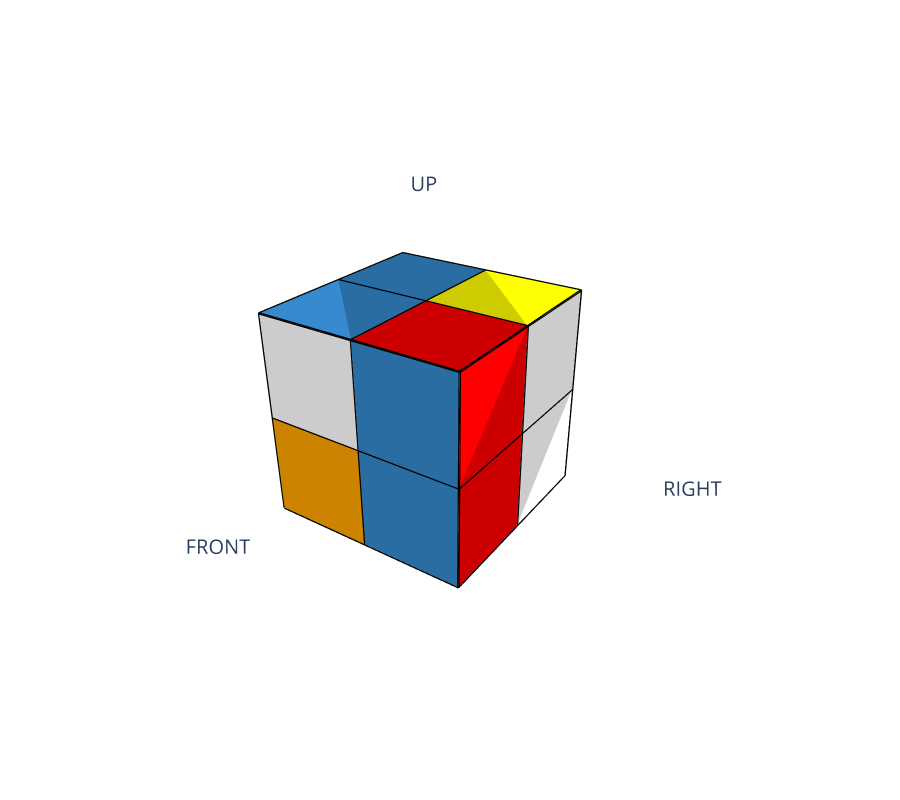

Notebook source saved alongside this figure:
### Code cell
def plot_cube_222(facelets=None):

    if facelets is None:

        facelets = [
            "A", "A", "A", "A",     # d1 down
            "B", "B", "B", "B",     # f0 front     
            "C", "C", "C", "C",     # r0 right
            "D", "D", "D", "D",     # f1 back
            "E", "E", "E", "E",     # r1 left
            "F", "F", "F", "F",     # d0 up
        ]

    vertices = [
        (0, 2, 0), (1, 2, 0), (2, 2, 0),  # 0, 1, 2
        (0, 1, 0), (1, 1, 0), (2, 1, 0),  # 3, 4, 5
        (0, 0, 0), (1, 0, 0), (2, 0, 0),  # 6, 7, 8

        (0, 0, 0), (1, 0, 0), (2, 0, 0),  # 9, 10, 11
        (0, 0, 1), (1, 0, 1), (2, 0, 1),  # 12, 13, 14
        (0, 0, 2), (1, 0, 2), (2, 0, 2),  # 15, 16, 17

        (2, 0, 0), (2, 1, 0), (2, 2, 0),  # 18, 19, 20
        (2, 0, 1), (2, 1, 1), (2, 2, 1),  # 21, 22, 23
        (2, 0, 2), (2, 1, 2), (2, 2, 2),  # 24, 25, 26

        (2, 2, 0), (1, 2, 0), (0, 2, 0),  # 27, 28, 29
        (2, 2, 1), (1, 2, 1), (0, 2, 1),  # 30, 31, 32
        (2, 2, 2), (1, 2, 2), (0, 2, 2),  # 33, 34, 35

        (0, 2, 0), (0, 1, 0), (0, 0, 0),  # 36, 37, 38
        (0, 2, 1), (0, 1, 1), (0, 0, 1),  # 39, 40, 41
        (0, 2, 2), (0, 1, 2), (0, 0, 2),  # 42, 43, 44

        (0, 2, 2), (1, 2, 2), (2, 2, 2),  # 45, 46, 47
        (0, 1, 2), (1, 1, 2), (2, 1, 2),  # 48, 49, 50
        (0, 0, 2), (1, 0, 2), (2, 0, 2),  # 51, 52, 53
    ]

    colors = {
        "A": "white",
        "B": "#3588cc",
        "C": "red",
        "D": "green",
        "E": "orange",
        "F": "yellow",
    }

    facelet_colors = [colors[facelet] for facelet in facelets]
    facecolor = []
    for f_color in facelet_colors:
        facecolor.extend([f_color, f_color])


    fig = go.Figure(data=[
        go.Mesh3d(
            x=[v[0] for v in vertices][0:9*6],
            y=[v[1] for v in vertices][0:9*6],
            z=[v[2] for v in vertices][0:9*6],
            i=reduce(lambda x, y: x.extend(y) or x, [[v+9*i for v in [0, 0, 1, 1, 3, 3, 4, 4]]for i in range(6)], []),
            j=reduce(lambda x, y: x.extend(y) or x, [[v+9*i for v in [1, 3, 2, 4, 4, 6, 5, 7]]for i in range(6)], []),
            k=reduce(lambda x, y: x.extend(y) or x, [[v+9*i for v in [4, 4, 5, 5, 7, 7, 8, 8]]for i in range(6)], []),
            facecolor=facecolor,
            opacity=1,
            hoverinfo='none'
        )
    ])

    lines_seq = [[0, 2, 2, 0, 0], [0, 0, 2, 2, 0]]

    for i in range(3):
        fig.add_trace(go.Scatter3d(
            x=lines_seq[0],
            y=lines_seq[1],
            z=[i]*5,
            mode="lines",
            line=dict(width=5, color="black"),
            hoverinfo='none'
        ))

        fig.add_trace(go.Scatter3d(
            x=lines_seq[1],
            y=[i]*5,
            z=lines_seq[0],
            mode="lines",
            line=dict(width=5, color="black"),
            hoverinfo='none'
        ))

        fig.add_trace(go.Scatter3d(
            x=[i]*5,
            y=lines_seq[1],
            z=lines_seq[0],
            mode="lines",
            line=dict(width=5, color="black"),
            hoverinfo='none'
        ))

    fig.add_trace(go.Scatter3d(
        x=[1, 1, 3.5], 
        y=[1, -1.5, 1], 
        z=[3, 1, 1], 
        mode='text', 
        text=["UP", "FRONT", "RIGHT"], 
        textposition="middle center", 
        textfont=dict(
            size=20,
        )
    ))

    fig.update_layout(
        showlegend=False,
        autosize=False,
        width=900,
        height=800,
        scene=dict(
            xaxis=dict(showgrid=False, zeroline=False, showticklabels=False, showbackground=False, title_text="", showspikes=False),
            yaxis=dict(showgrid=False, zeroline=False, showticklabels=False, showbackground=False, title_text="", showspikes=False),
            zaxis=dict(showgrid=False, zeroline=False, showticklabels=False, showbackground=False, title_text="", showspikes=False),
            camera=dict(
                eye=dict(x=0.8, y=-1.2, z=0.8)
            )
        )
    )

    fig.show()


# Solved cube
facelets1 = [
    "A", "A", "A", "A",     # d1 down
    "B", "B", "B", "B",     # f0 front
    "C", "C", "C", "C",     # r0 right
    "D", "D", "D", "D",     # f1 back
    "E", "E", "E", "E",     # r1 left
    "F", "F", "F", "F",     # d0 up
]

# Initial state #0
facelets2 = [
    "D", "E", "D", "A", 
    "E", "B", "A", "B", 
    "C", "A", "C", "A", 
    "D", "C", "D", "F", 
    "F", "F", "E", "E", 
    "B", "F", "B", "C",
]

plot_cube_222(facelets2)

### Figure 1 — Plotly figure (JSON) as saved in the notebook; plotly's stock layout.template omitted (floating-point values rounded to 4 significant figures)
{"data": [{"facecolor": ["green", "green", "orange", "orange", "green", "green", "white", "white", "orange", "orange", "#3588cc", "#3588cc", "white", "white", "#3588cc", "#3588cc", "red", "red", "white", "white", "red", "red", "white", "white", "green", "green", "red", "red", "green", "green", "yellow", "yellow", "yellow", "yellow", "yellow", "yellow", "orange", "orange", "orange", "orange", "#3588cc", "#3588cc", "yellow", "yellow", "#3588cc", "#3588cc", "red", "red"], "hoverinfo": "none", "i": [0, 0, 1, 1, 3, 3, 4, 4, 9, 9, 10, 10, 12, 12, 13, 13, 18, 18, 19, 19, 21, 21, 22, 22, 27, 27, 28, 28, 30, 30, 31, 31, 36, 36, 37, 37, 39, 39, 40, 40, 45, 45, 46, 46, 48, 48, 49, 49], "j": [1, 3, 2, 4, 4, 6, 5, 7, 10, 12, 11, 13, 13, 15, 14, 16, 19, 21, 20, 22, 22, 24, 23, 25, 28, 30, 29, 31, 31, 33, 32, 34, 37, 39, 38, 40, 40, 42, 41, 43, 46, 48, 47, 49, 49, 51, 50, 52], "k": [4, 4, 5, 5, 7, 7, 8, 8, 13, 13, 14, 14, 16, 16, 17, 17, 22, 22, 23, 23, 25, 25, 26, 26, 31, 31, 32, 32, 34, 34, 35, 35, 40, 40, 41, 41, 43, 43, 44, 44, 49, 49, 50, 50, 52, 52, 53, 53], "opacity": 1, "type": "mesh3d", "x": [0, 1, 2, 0, 1, 2, 0, 1, 2, 0, 1, 2, 0, 1, 2, 0, 1, 2, 2, 2, 2, 2, 2, 2, 2, 2, 2, 2, 1, 0, 2, 1, 0, 2, 1, 0, 0, 0, 0, 0, 0, 0, 0, 0, 0, 0, 1, 2, 0, 1, 2, 0, 1, 2], "y": [2, 2, 2, 1, 1, 1, 0, 0, 0, 0, 0, 0, 0, 0, 0, 0, 0, 0, 0, 1, 2, 0, 1, 2, 0, 1, 2, 2, 2, 2, 2, 2, 2, 2, 2, 2, 2, 1, 0, 2, 1, 0, 2, 1, 0, 2, 2, 2, 1, 1, 1, 0, 0, 0], "z": [0, 0, 0, 0, 0, 0, 0, 0, 0, 0, 0, 0, 1, 1, 1, 2, 2, 2, 0, 0, 0, 1, 1, 1, 2, 2, 2, 0, 0, 0, 1, 1, 1, 2, 2, 2, 0, 0, 0, 1, 1, 1, 2, 2, 2, 2, 2, 2, 2, 2, 2, 2, 2, 2]}, {"hoverinfo": "none", "line": {"color": "black", "width": 5}, "mode": "lines", "type": "scatter3d", "x": [0, 2, 2, 0, 0], "y": [0, 0, 2, 2, 0], "z": [0, 0, 0, 0, 0]}, {"hoverinfo": "none", "line": {"color": "black", "width": 5}, "mode": "lines", "type": "scatter3d", "x": [0, 0, 2, 2, 0], "y": [0, 0, 0, 0, 0], "z": [0, 2, 2, 0, 0]}, {"hoverinfo": "none", "line": {"color": "black", "width": 5}, "mode": "lines", "type": "scatter3d", "x": [0, 0, 0, 0, 0], "y": [0, 0, 2, 2, 0], "z": [0, 2, 2, 0, 0]}, {"hoverinfo": "none", "line": {"color": "black", "width": 5}, "mode": "lines", "type": "scatter3d", "x": [0, 2, 2, 0, 0], "y": [0, 0, 2, 2, 0], "z": [1, 1, 1, 1, 1]}, {"hoverinfo": "none", "line": {"color": "black", "width": 5}, "mode": "lines", "type": "scatter3d", "x": [0, 0, 2, 2, 0], "y": [1, 1, 1, 1, 1], "z": [0, 2, 2, 0, 0]}, {"hoverinfo": "none", "line": {"color": "black", "width": 5}, "mode": "lines", "type": "scatter3d", "x": [1, 1, 1, 1, 1], "y": [0, 0, 2, 2, 0], "z": [0, 2, 2, 0, 0]}, {"hoverinfo": "none", "line": {"color": "black", "width": 5}, "mode": "lines", "type": "scatter3d", "x": [0, 2, 2, 0, 0], "y": [0, 0, 2, 2, 0], "z": [2, 2, 2, 2, 2]}, {"hoverinfo": "none", "line": {"color": "black", "width": 5}, "mode": "lines", "type": "scatter3d", "x": [0, 0, 2, 2, 0], "y": [2, 2, 2, 2, 2], "z": [0, 2, 2, 0, 0]}, {"hoverinfo": "none", "line": {"color": "black", "width": 5}, "mode": "lines", "type": "scatter3d", "x": [2, 2, 2, 2, 2], "y": [0, 0, 2, 2, 0], "z": [0, 2, 2, 0, 0]}, {"mode": "text", "text": ["UP", "FRONT", "RIGHT"], "textfont": {"size": 20}, "textposition": "middle center", "type": "scatter3d", "x": [1, 1, 3.5], "y": [1, -1.5, 1], "z": [3, 1, 1]}], "layout": {"autosize": false, "height": 800, "scene": {"camera": {"eye": {"x": 0.8, "y": -1.2, "z": 0.8}}, "xaxis": {"showbackground": false, "showgrid": false, "showspikes": false, "showticklabels": false, "title": {"text": ""}, "zeroline": false}, "yaxis": {"showbackground": false, "showgrid": false, "showspikes": false, "showticklabels": false, "title": {"text": ""}, "zeroline": false}, "zaxis": {"showbackground": false, "showgrid": false, "showspikes": false, "showticklabels": false, "title": {"text": ""}, "zeroline": false}}, "showlegend": false, "width": 900}}
